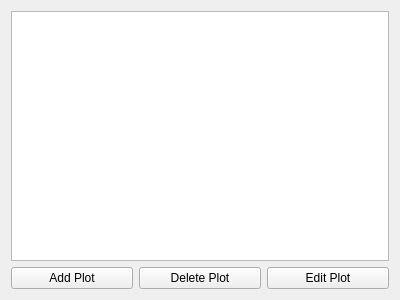
<ui version="4.0" >
 <class>asec_plotsClass</class>
 <widget class="QWidget" name="asec_plotsClass" >
  <property name="geometry" >
   <rect>
    <x>0</x>
    <y>0</y>
    <width>400</width>
    <height>300</height>
   </rect>
  </property>
  <property name="windowTitle" >
   <string>asec_plots</string>
  </property>
  <layout class="QVBoxLayout" name="verticalLayout" >
   <item>
    <widget class="QListWidget" name="lwPlots" />
   </item>
   <item>
    <layout class="QHBoxLayout" name="horizontalLayout" >
     <item>
      <widget class="QPushButton" name="btAddPlot" >
       <property name="text" >
        <string>Add Plot</string>
       </property>
      </widget>
     </item>
     <item>
      <widget class="QPushButton" name="btDelPlot" >
       <property name="text" >
        <string>Delete Plot</string>
       </property>
      </widget>
     </item>
     <item>
      <widget class="QPushButton" name="btEditPlot" >
       <property name="text" >
        <string>Edit Plot</string>
       </property>
      </widget>
     </item>
    </layout>
   </item>
  </layout>
 </widget>
 <layoutdefault spacing="6" margin="11" />
 <resources/>
 <connections/>
</ui>
